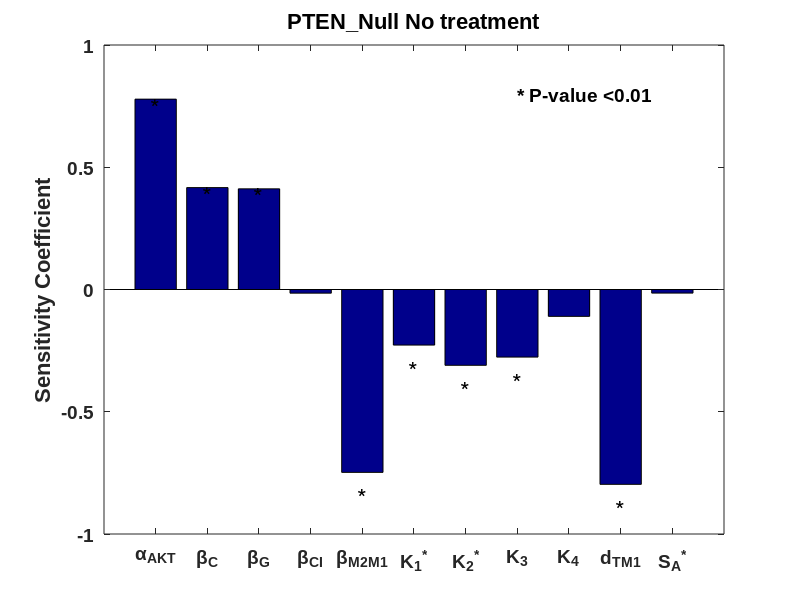

The MATLAB script that drew this image: (Note: this script raises an error after producing the figure.)

clear all
close all
load('Loss_0.mat');
PCC_RG=PCC_RG([1 3 18 4 5 6:9 13 15]);
Para_label={'{\alpha}_{AKT}','{\beta}_{C}','{\beta}_{G}','{\beta}_{CI}','{\beta}_{M2M1}','{K_1}^*','{K_2}^*','K_3','K_4','d_{TM1}','{S_A}^*'};
b1=[0,0,0.5451];
num_para=11;


figure,
hh1=bar(1:num_para,PCC_RG);  hold on;
for i=[1 2 3]
    text(i,PCC_RG(i)-0.07,'*','VerticalAlignment','bottom','HorizontalAlignment','center','FontSize',18);
end
for i=[5 6 7 8 10]
    text(i,PCC_RG(i)-0.1,'*','HorizontalAlignment','center','FontSize',18);
end
text(8,0.8,'* P-value <0.01','FontSize',14 ,'FontName','Arial','FontWeight','bold');
set(hh1,'facecolor', b1);
ylim([-1 1])
set(gca,'xtick',1:1:num_para)
set(gca,'xticklabel',Para_label,'FontSize',14,'FontWeight','Bold','FontName','Arial');
set(gca,'XTickLabelRotation',60);
ylabel('Sensitivity Coefficient','FontWeight','Bold','FontSize',16);
title('PTEN\_Null No treatment','FontWeight','Bold','FontSize',16);
fontname("Arial")

% i=1;
% set(i,'Units','Inches');
% pos = get(i,'Position');
% set(i,'PaperPositionMode','Auto','PaperUnits','Inches','PaperSize',[pos(3), pos(4)])
% filename=['E:\aa文件\project\project2\3\',num2str(4)];
% print(i,filename,'-dpdf','-r2000','-r0')